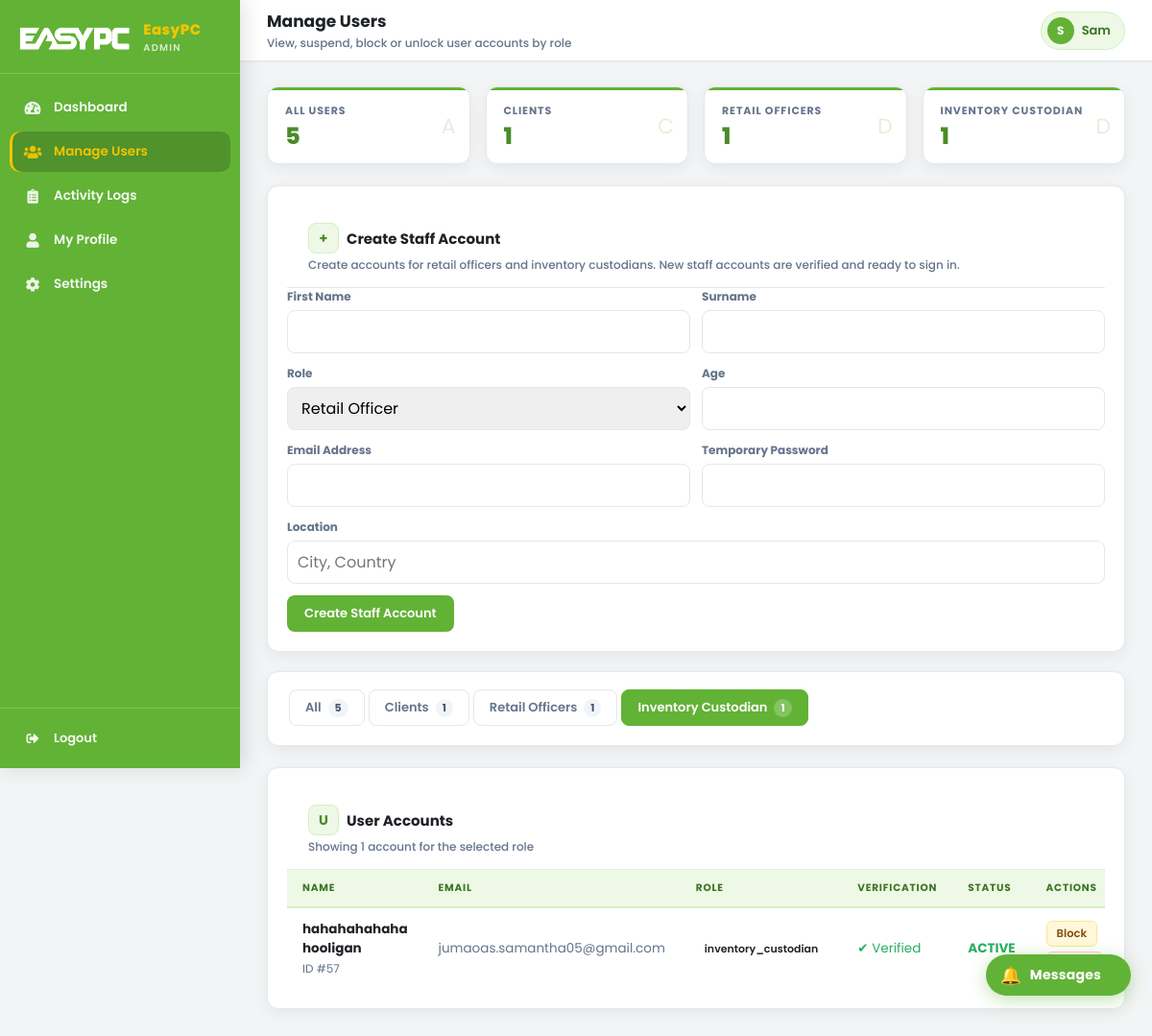
The page /ADMIN/manage_users.php?tab=inventory_custodian (signed in) on the database its author committed.
### tables this page shows
CREATE TABLE `users` (
  `id` int(11) NOT NULL,
  `name` varchar(100) DEFAULT NULL,
  `surname` varchar(100) DEFAULT NULL,
  `age` int(11) DEFAULT NULL,
  `address` text DEFAULT NULL,
  `email` varchar(150) DEFAULT NULL,
  `password` varchar(255) DEFAULT NULL,
  `role` enum('admin','seller','client','courier','retail_officer','technician','inventory_custodian') DEFAULT 'client',
  `is_verified` tinyint(4) DEFAULT 0,
  `is_locked` tinyint(4) DEFAULT 0,
  `failed_attempts` int(11) DEFAULT 0,
  `activation_token` varchar(100) DEFAULT NULL,
  `created_at` timestamp NOT NULL DEFAULT current_timestamp(),
  `totp_secret` varchar(64) DEFAULT NULL,
  `totp_enabled` tinyint(4) DEFAULT 0
);

### includes/security.php (called while the page is built, shortened)
<?php
function h($string) {
    return htmlspecialchars($string, ENT_QUOTES, 'UTF-8');
}
?>

### ADMIN/manage_users.php (the view, shortened to what this page needs)
<?php
require_once __DIR__ . '/../includes/security.php';
$db = getDbConnection();
$admin_id = (int)$_SESSION['user_id'];
$staffRoles = [
    'retail_officer' => 'Retail Officer',
    'inventory_custodian' => 'Inventory Custodian',
];
$all_users     = $db->query("SELECT u.*, la.reason as lock_reason, la.locked_at FROM users u LEFT JOIN locked_accounts la ON la.user_id = u.id ORDER BY u.role, u.name ASC");
$clients       = $db->query("SELECT u.*, la.reason as lock_reason, la.locked_at FROM users u LEFT JOIN locked_accounts la ON la.user_id = u.id WHERE u.role='client' ORDER BY u.name ASC");
$admins        = $db->query("SELECT u.*, la.reason as lock_reason, la.locked_at FROM users u LEFT JOIN locked_accounts la ON la.user_id = u.id WHERE u.role='admin' ORDER BY u.name ASC");
$retail_officers        = $db->query("SELECT u.*, la.reason as lock_reason, la.locked_at FROM users u LEFT JOIN locked_accounts la ON la.user_id = u.id WHERE u.role='retail_officer' ORDER BY u.name ASC");
$inventory_custodians        = $db->query("SELECT u.*, la.reason as lock_reason, la.locked_at FROM users u LEFT JOIN locked_accounts la ON la.user_id = u.id WHERE u.role='inventory_custodian' ORDER BY u.name ASC");
$count_all     = $db->query("SELECT COUNT(*) as c FROM users")->fetch_assoc()['c'];
$count_client  = $db->query("SELECT COUNT(*) as c FROM users WHERE role='client'")->fetch_assoc()['c'];
$count_officer   = $db->query("SELECT COUNT(*) as c FROM users WHERE role='retail_officer'")->fetch_assoc()['c'];
$count_custodian   = $db->query("SELECT COUNT(*) as c FROM users WHERE role='inventory_custodian'")->fetch_assoc()['c'];
$adminInitials = strtoupper(substr($_SESSION['name'] ?? 'A', 0, 1));
$csrf = generateCsrfToken();
$active_tab = $_GET['tab'] ?? 'all';
function fetchToArray($result) {
    $arr = [];
    while ($row = $result->fetch_assoc()) $arr[] = $row;
    return $arr;
}
$user_rows = [
    'all'     => fetchToArray($all_users),
    'client'  => fetchToArray($clients),
    'admin'   => fetchToArray($admins),
    'retail_officer' => fetchToArray($retail_officers),
    'inventory_custodian' => fetchToArray($inventory_custodians),
];
$users = $user_rows[$active_tab];
?>
<!DOCTYPE html>
<html lang="en">
<head>
    <link rel="stylesheet" href="admin_shared.css">
    <link rel="stylesheet" href="https://cdnjs.cloudflare.com/ajax/libs/font-awesome/5.15.4/css/all.min.css">
</head>
<body>
<div class="sidebar">
    <div class="sidebar-brand">
        <img src="../assets/logo.png" alt="EasyPC" class="ep-logo-img brand-logo">
        <div>
            <div class="brand-text">EasyPC</div>
            <div class="brand-sub">Admin</div>
        </div>
    </div>
    <nav>
        <a href="admin_dashboard.php"><i class="fas fa-tachometer-alt"></i><span>Dashboard</span></a>
        <a href="manage_users.php" class="active"><i class="fas fa-users"></i><span>Manage Users</span></a>
        <a href="view_logs.php"><i class="fas fa-clipboard-list"></i><span>Activity Logs</span></a>
        <a href="admin_profile.php"><i class="fas fa-user"></i><span>My Profile</span></a>
        <a href="admin_settings.php"><i class="fas fa-cog"></i><span>Settings</span></a>
    </nav>
    <div class="sidebar-footer">
        <a href="../logout.php"><i class="fas fa-sign-out-alt"></i><span>Logout</span></a>
    </div>
</div>
<div class="main">
    <div class="topbar">
        <div class="topbar-left">
            <h2>Manage Users</h2>
            <div class="breadcrumb">View, suspend, block or unlock user accounts by role</div>
        </div>
        <div class="topbar-right">
            <div class="admin-badge">
                <div class="avatar"><?php echo $adminInitials; ?></div>
                <?php echo h($_SESSION['name']); ?>
            </div>
        </div>
    </div>
    <div class="page-content">
        <div class="stats-grid users-summary">
            <div class="stat-card">
                <div class="stat-label">All Users</div>
                <div class="stat-num"><?php echo (int)$count_all; ?></div>
                <div class="stat-icon">A</div>
            </div>
            <div class="stat-card">
                <div class="stat-label">Clients</div>
                <div class="stat-num"><?php echo (int)$count_client; ?></div>
                <div class="stat-icon">C</div>
            </div>
            <div class="stat-card">
                <div class="stat-label">Retail Officers</div>
                <div class="stat-num"><?php echo (int)$count_officer; ?></div>
                <div class="stat-icon">D</div>
            </div>
            <div class="stat-card">
                <div class="stat-label">Inventory Custodian</div>
                <div class="stat-num"><?php echo (int)$count_custodian; ?></div>
                <div class="stat-icon">D</div>
            </div>
        </div>
        <div class="card" style="margin-bottom: 20px;">
            <div class="card-header">
                <div>
                    <h3><span class="card-icon">+</span> Create Staff Account</h3>
                    <div class="card-subtitle">Create accounts for retail officers and inventory custodians. New staff accounts are verified and ready to sign in.</div>
                </div>
            </div>
            <form method="post" class="staff-create-grid">
                <div>
                    <label for="staff-name">First Name</label>
                    <input id="staff-name" type="text" name="name" required>
                </div>
                <div>
                    <label for="staff-surname">Surname</label>
                    <input id="staff-surname" type="text" name="surname" required>
                </div>
                <div>
                    <label for="staff-role">Role</label>
                    <select id="staff-role" name="role" required>
                        <?php foreach ($staffRoles as $roleValue => $roleLabel): ?>
                            <option value="<?php echo h($roleValue); ?>"><?php echo h($roleLabel); ?></option>
                        <?php endforeach; ?>
                    </select>
                </div>
                <div>
                    <label for="staff-age">Age</label>
                    <input id="staff-age" type="number" name="age" min="13" required>
                </div>
                <div>
                    <label for="staff-email">Email Address</label>
                    <input id="staff-email" type="email" name="email" required>
                </div>
                <div>
                    <label for="staff-password">Temporary Password</label>
                    <input id="staff-password" type="password" name="password" required>
                </div>
                <div class="full-width">
                    <label for="staff-address">Location</label>
                    <input id="staff-address" type="text" name="address" placeholder="City, Country" required>
                </div>
                <div class="full-width staff-create-actions">
                    <button type="submit" class="btn btn-primary">Create Staff Account</button>
                </div>
            </form>
        </div>
        <div class="card tabs-card">
            <div class="tab-nav">
                <a class="tab-btn <?php echo $active_tab === 'all' ? 'active' : ''; ?>" href="manage_users.php?tab=all">All <span class="tab-count"><?php echo (int)$count_all; ?></span></a>
                <a class="tab-btn <?php echo $active_tab === 'client' ? 'active' : ''; ?>" href="manage_users.php?tab=client">Clients <span class="tab-count"><?php echo (int)$count_client; ?></span></a>
                <a class="tab-btn <?php echo $active_tab === 'retail_officer' ? 'active' : ''; ?>" href="manage_users.php?tab=retail_officer">Retail Officers <span class="tab-count"><?php echo (int)$count_officer; ?></span></a>
                <a class="tab-btn <?php echo $active_tab === 'inventory_custodian' ? 'active' : ''; ?>" href="manage_users.php?tab=inventory_custodian">Inventory Custodian <span class="tab-count"><?php echo (int)$count_custodian; ?></span></a>
            </div>
        </div>
        <div class="card">
            <div class="card-header">
                <div>
                    <h3><span class="card-icon">U</span> User Accounts</h3>
                    <div class="card-subtitle">Showing <?php echo count($users); ?> account<?php echo count($users) === 1 ? '' : 's'; ?> for the selected role</div>
                </div>
            </div>
            <div class="table-wrap">
                <table class="ias-table">
                <thead>
                    <tr>
                        <th>Name</th>
                        <th>Email</th>
                        <th>Role</th>
                        <th>Verification</th>
                        <th>Status</th>
                        <th>Actions</th>
                    </tr>
                </thead>
                <tbody>
                    <?php foreach($users as $u): ?>
                    <tr>
                        <td>
                            <div class="user-name">
                                <strong><?php echo h(trim($u['name'] . ' ' . $u['surname'])); ?></strong>
                                <span class="text-muted text-small">ID #<?php echo (int)$u['id']; ?></span>
                            </div>
                        </td>
                        <td class="text-muted"><?php echo h($u['email']); ?></td>
                        <td><span class="badge badge-<?php echo h($u['role']); ?>"><?php echo h($u['role']); ?></span></td>
                        <td>
                            <?php if($u['is_verified']): ?>
                                <span style="color: #27ae60;">✔ Verified</span>
                            <?php else: ?>
                                <span style="color: #e74c3c;">✘ Pending</span>
                            <?php endif; ?>
                        </td>
                        <td>
                            <?php if($u['is_locked']): ?>
                                <span style="color: #e74c3c; font-weight: bold;">LOCKED</span>
                            <?php else: ?>
                                <span style="color: #27ae60; font-weight: bold;">ACTIVE</span>
                            <?php endif; ?>
                        </td>
                        <td>
                            <div class="actions-cell">
                                <?php if((int)$u['id'] === $admin_id): ?>
                                    <a href="admin_profile.php" class="btn btn-primary btn-xs">Edit Profile</a>
                                <?php else: ?>
                                    <?php if($u['is_locked']): ?>
                                        <form method="post">
                                            <input type="hidden" name="action" value="unblock">
                                            <input type="hidden" name="id" value="<?php echo (int)$u['id']; ?>">
                                            <input type="hidden" name="csrf_token" value="<?php echo $csrf; ?>">
                                            <button type="submit" class="btn btn-success btn-xs">Unlock</button>
                                        </form>
                                    <?php else: ?>
                                        <form method="post">
                                            <button type="submit" class="btn btn-warn btn-xs">Block</button>
                                        </form>
                                    <?php endif; ?>
                                    <form method="post" onsubmit="return confirm('Permanently delete this user?')">
                                        <button type="submit" class="btn btn-danger btn-xs">Delete</button>
                                    </form>
                                <?php endif; ?>
                            </div>
                        </td>
                    </tr>
                    <?php endforeach; ?>
                </tbody>
            </table>
        </div>
    </div>
</div>
</div>
<?php include __DIR__ . '/chat_widget.php'; ?>
</body>
</html>

### ADMIN/manage_users.php (style rules this page uses)
.tab-nav { display: flex; gap: 4px; padding: 0 0 20px 0; flex-wrap: wrap; }
.tab-btn { display: inline-flex; align-items: center; gap: 7px; padding: 8px 16px; border-radius: 8px; border: 1.5px solid var(--border); background: #fff; font-size: 13px; font-weight: 600; cursor: pointer; color: var(--text-muted); text-decoration: none; transition: all .15s; font-family: var(--font-base); }
.tab-btn.active { background: var(--ep-green); color: #fff; border-color: var(--ep-green); }
.tab-btn .tab-count { background: rgba(255,255,255,.22); padding: 1px 7px; border-radius: 100px; font-size: 11px; font-weight: 700; }
.tab-btn:not(.active) .tab-count { background: var(--slate-100); color: var(--slate-600); }
.staff-create-grid { display: grid; grid-template-columns: repeat(2, minmax(0, 1fr)); gap: 12px; }
.staff-create-grid .full-width { grid-column: 1 / -1; }
.staff-create-grid label { display: block; margin-bottom: 5px; font-size: 12px; font-weight: 700; color: var(--text-muted); }
.staff-create-grid input, .staff-create-grid select { width: 100%; box-sizing: border-box; padding: 9px 10px; border: 1.5px solid var(--border); border-radius: 8px; font: inherit; }
.staff-create-actions { display: flex; align-items: end; }
.actions-cell { display: flex; gap: 5px; align-items: center; flex-wrap: wrap; }
.users-summary { grid-template-columns: repeat(auto-fit, minmax(150px, 1fr)); }
.users-summary .stat-card { padding: 16px 18px; }
.users-summary .stat-num { font-size: 24px; }
.user-name { display: flex; flex-direction: column; gap: 2px; }
.actions-cell form { margin: 0; }
.tabs-card { padding: 18px 22px 0; }

### ADMIN/chat_widget.php (style rules this page uses)
:root { --cw-teal: #61b337; --cw-teal-dk: #4b8b2a; --cw-yellow: #f3c400; --cw-yellow2: #f3c400; --cw-bg: #f3f4f5; --cw-surface: #ffffff; --cw-border: #e4e8ea; --cw-text: #1c1e21; --cw-muted: #65676b; --cw-sent-bg: #61b337; --cw-recv-bg: #e9ecef; --cw-radius: 16px; --cw-w: 340px; --cw-h: 480px; }

### rows shown on the page
users: name+surname "hahahahahaha hooligan", id "57", email "jumaoas.samantha05@gmail.com", role "inventory_custodian", is_verified "✔ Verified", is_locked "ACTIVE"

### other values the page prints
$adminInitials "S"
$_SESSION['name'] "Sam"
$count_all "5"
$count_client "1"
$count_officer "1"
$count_custodian "1"
count($users) "1"
form field role "Retail Officer"
